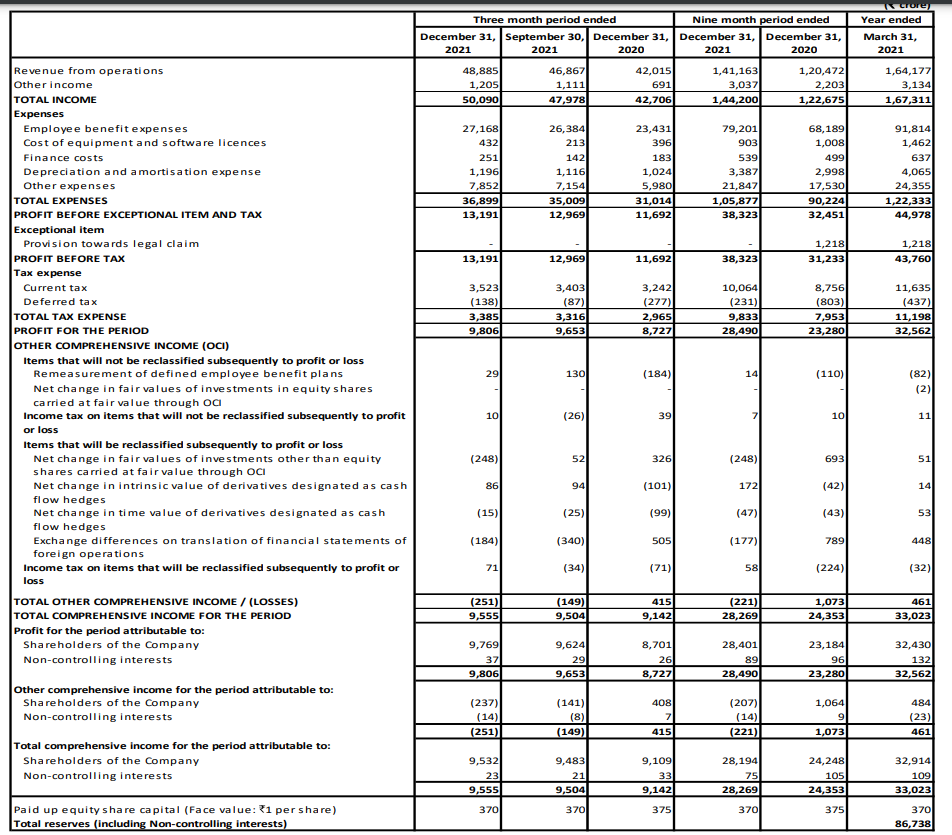
#> input picture Main_Data/Screener/PDF/Screenshot 2025-01-10 113916.png, 952 x 835 px, found by its file name
$ python tabular.py
#> lines starting #> are read from the running program, lines starting #| are printed output that depends on the picture; after the words box and inside, x2 and y2 are one past the last pixel; in counts of white or black regions, pixels touching at a corner belong together
# [106 lines of commented-out code are left out]

import pytesseract
from PIL import Image
import pandas as pd
import cv2
import numpy as np
import os

# Set up the directory and file details
curr_dir = os.getcwd()
company_name = "Tata Consultancy Services Ltd"
file_name_pdf = "1_Tata Consultancy Services Ltd_23fa9848-11a3-432f-be38-04e3be97419a.pdf"

pdf_path = f"{curr_dir}/Main_Data/Screener/PDF/Screenshot 2025-01-10 113916.png"

# Load the image
image_path = f"{curr_dir}/Main_Data/Screener/PDF/Screenshot 2025-01-10 113916.png"  # Path to the uploaded image
image = cv2.imread(image_path)
#> image is the input picture: shape (835, 952, 3); mean B, G, R 229.7, 229.7, 229.7

# Preprocess the image for better OCR results
gray = cv2.cvtColor(image, cv2.COLOR_BGR2GRAY)  # Convert to grayscale
_, thresh = cv2.threshold(gray, 150, 255, cv2.THRESH_BINARY)  # Thresholding to binarize
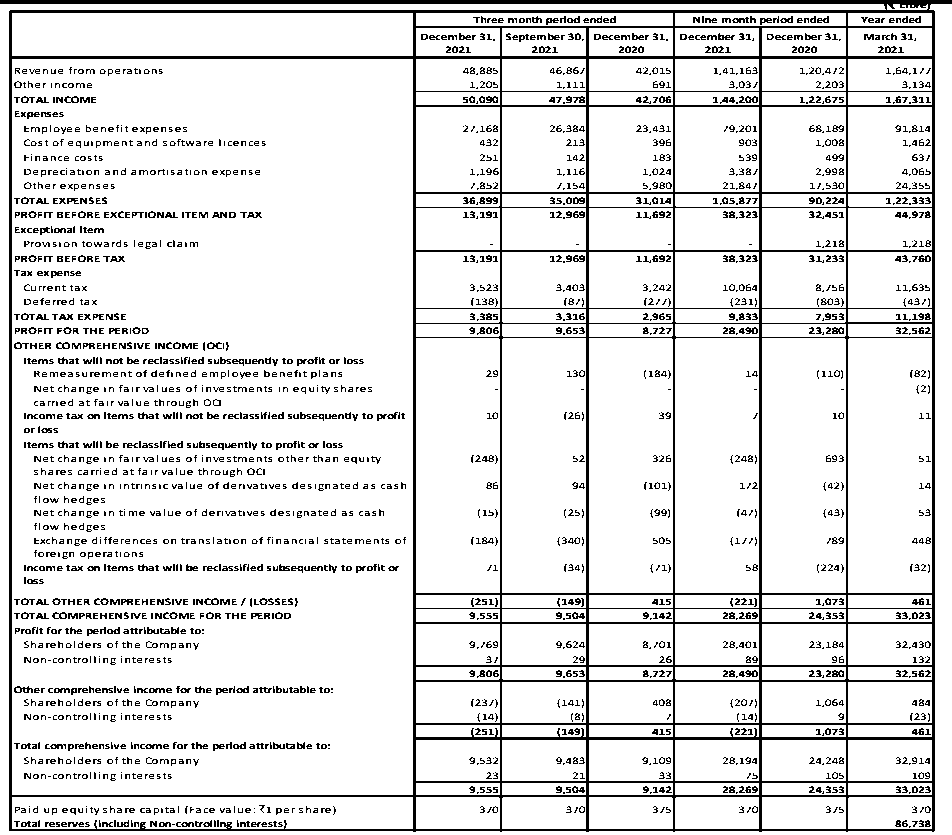
#> thresh: shape (835, 952); 88.9% white; black in thin lines or dots
processed_image = cv2.medianBlur(thresh, 3)  # Reduce noise
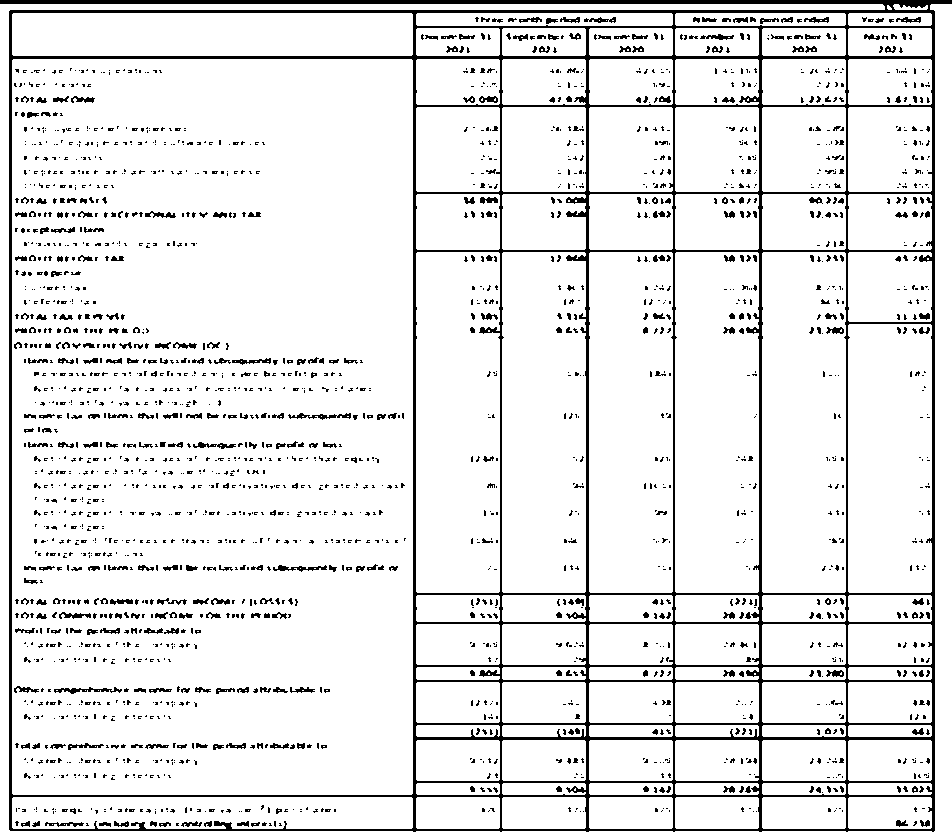
#> processed_image: shape (835, 952); 90.9% white; 2276 black regions (1903 under 20 px), largest, box (x1, y1, x2, y2) and area: (0, 0, 952, 832) 44040, (54, 687, 122, 694) 208, (288, 413, 351, 420) 191

# Use Tesseract OCR to extract text
custom_config = r'--psm 6'  # Page segmentation mode for tabular data
#> (the run stopped early here; a loop or call above may not have finished)
